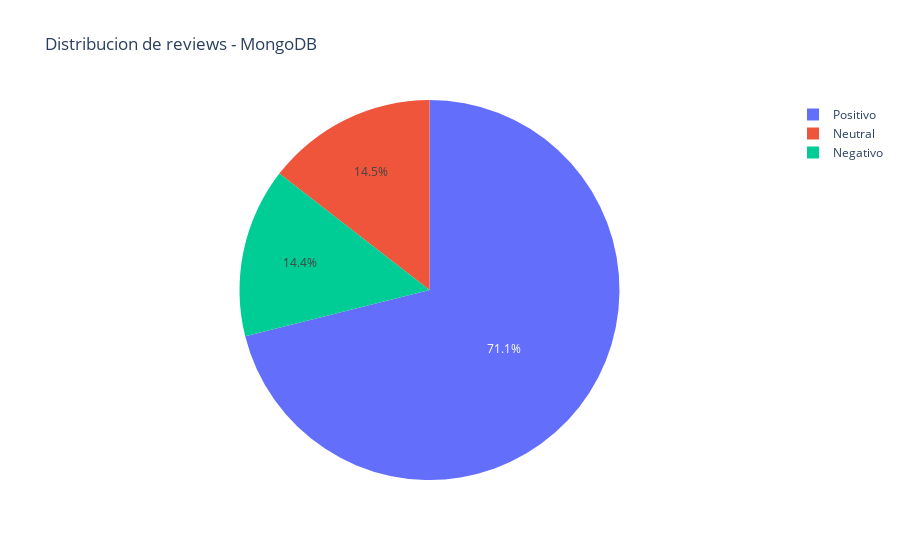

Notebook code cell kept with this figure:
### Code cell
grafica_pastel(sent_mongo, "MongoDB")

### Figure 1 — Plotly figure (JSON) as saved in the notebook; plotly's stock layout.template omitted (floating-point values rounded to 4 significant figures)
{"data": [{"domain": {"x": [0, 1], "y": [0, 1]}, "hovertemplate": "Sentimiento=%{label}<br>Frecuencia=%{value}<extra></extra>", "labels": ["Positivo", "Neutral", "Negativo"], "legendgroup": "", "name": "", "showlegend": true, "type": "pie", "values": [144397, 29458, 29256]}], "layout": {"legend": {"tracegroupgap": 0}, "title": {"text": "Distribucion de reviews - MongoDB"}}}
